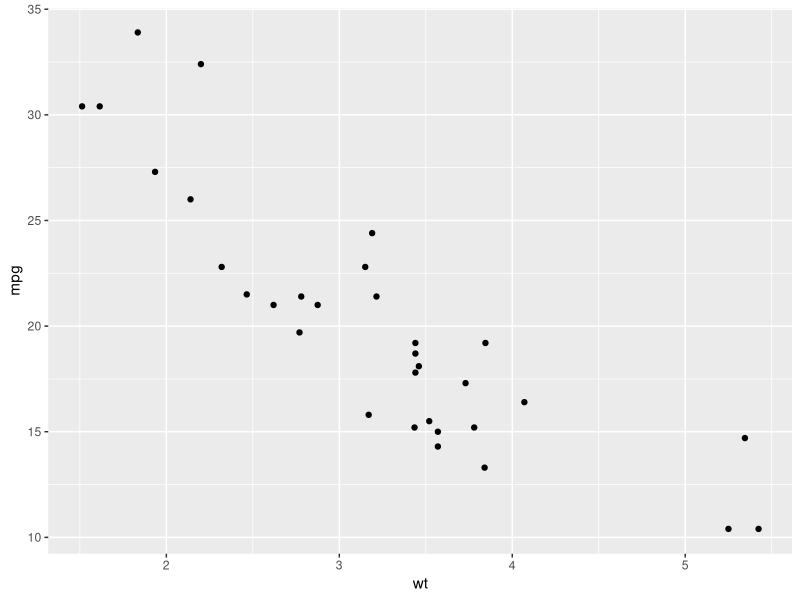
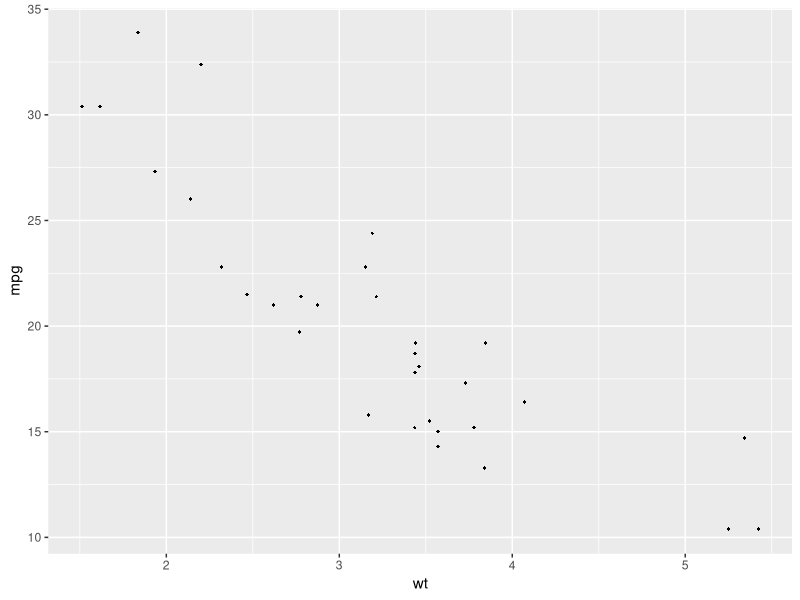
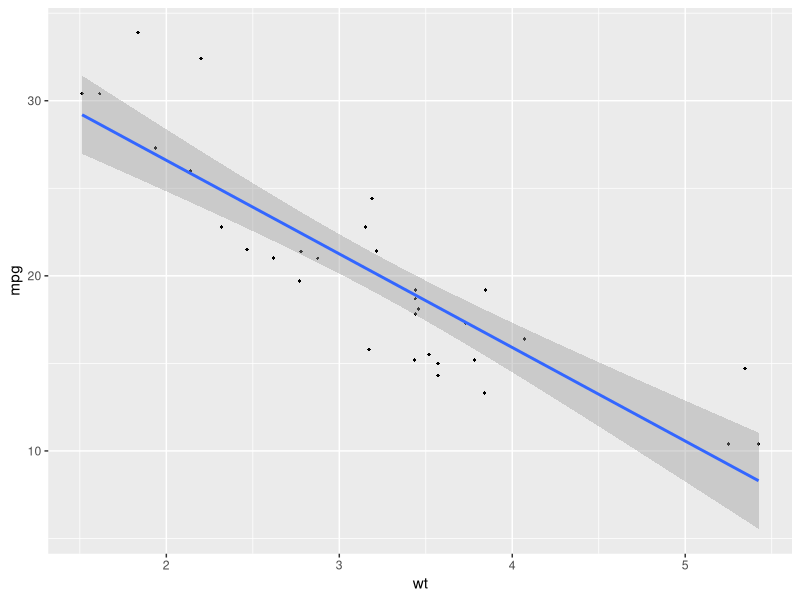
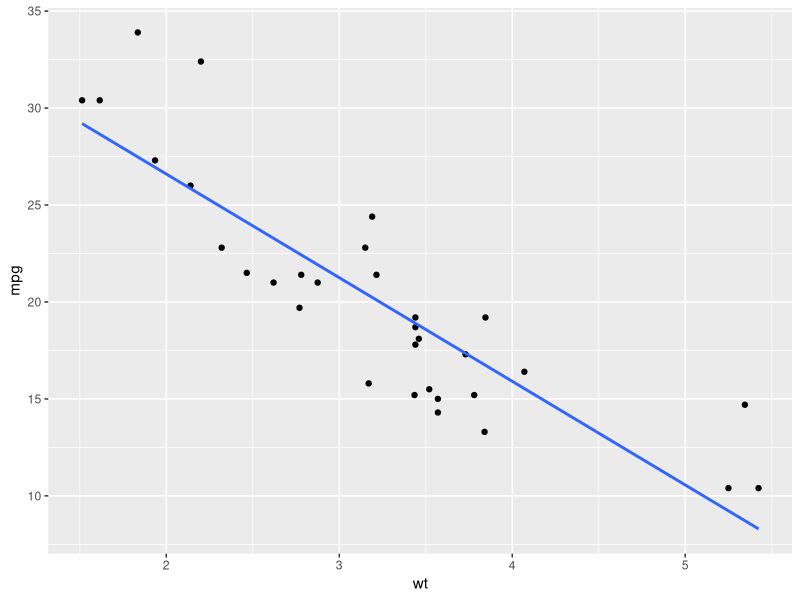
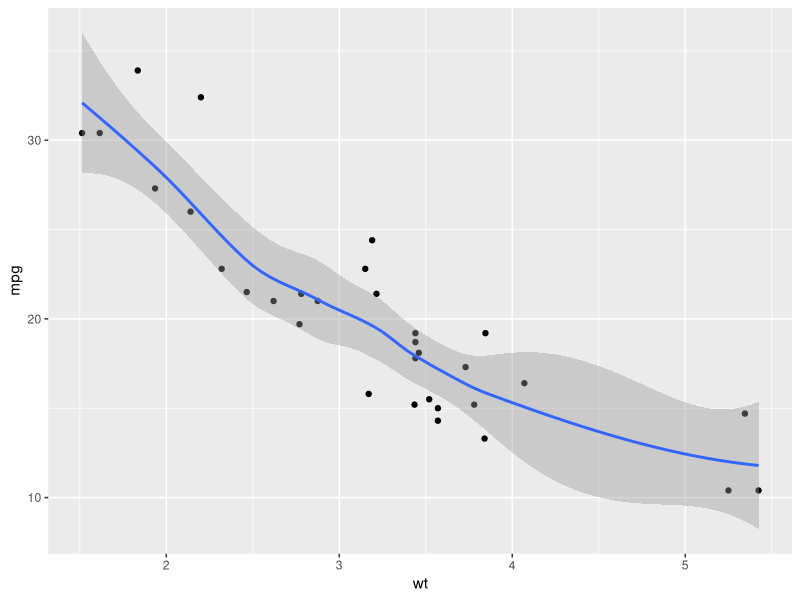
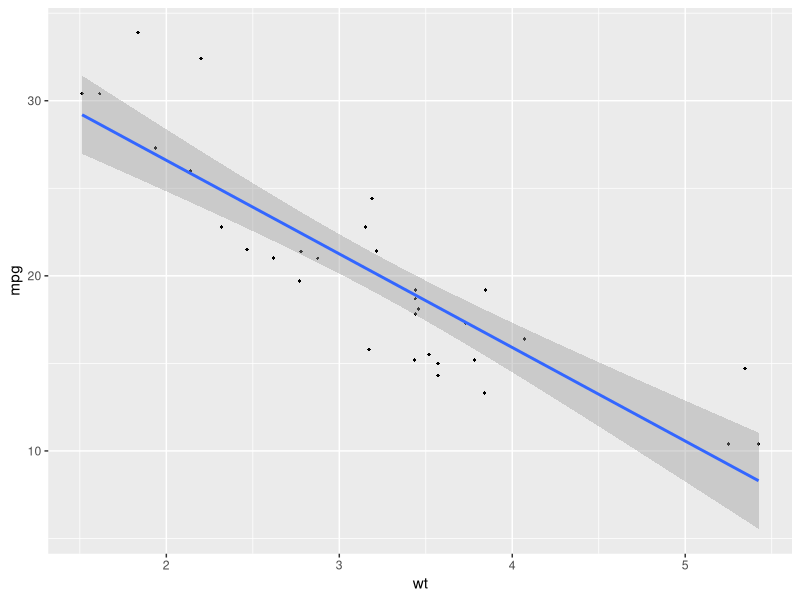
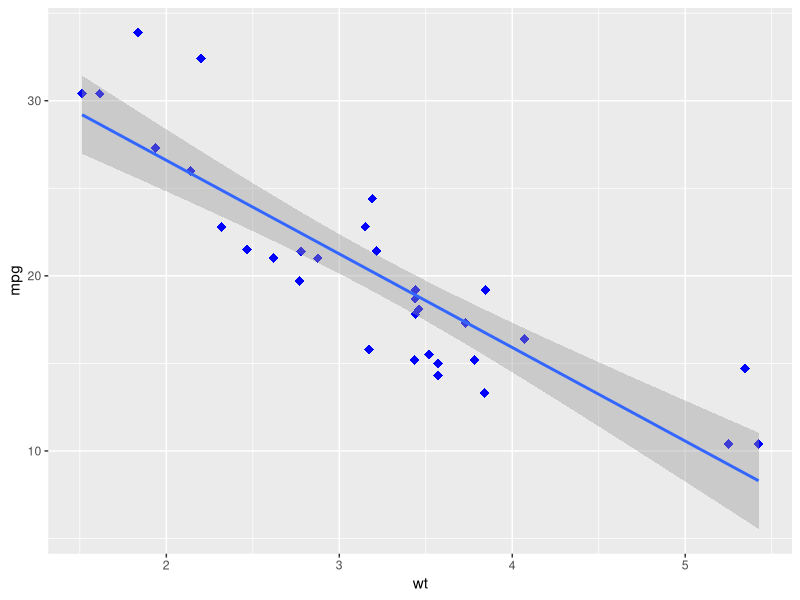
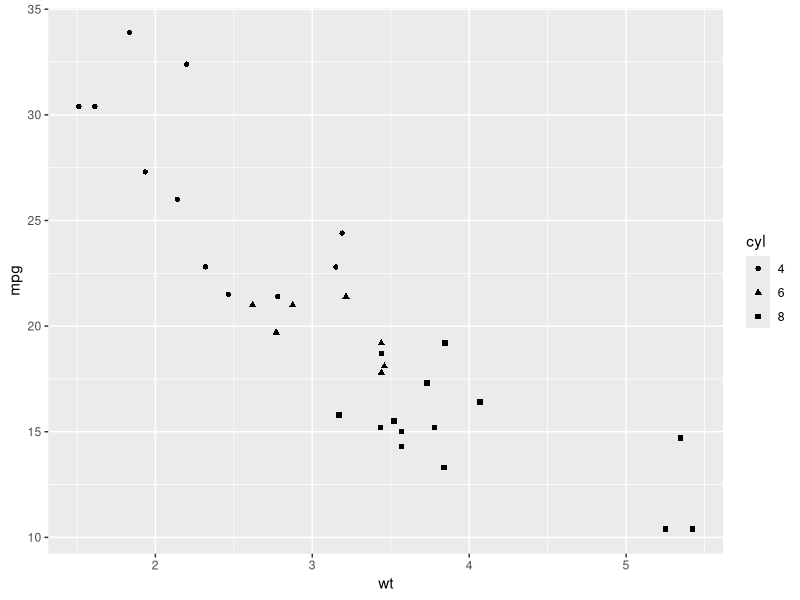

Write the R code that produced these figures, in order.
# install.packages("ggplot2")
library(ggplot2)

dataset = mtcars

# Generating a basic scatter plot
ggplot(dataset, aes(x = wt, y = mpg)) +
  geom_point()

# Changing the point size and shape
ggplot(dataset, aes(x = wt, y = mpg)) +
  geom_point(size=1, shape=18)

# Adding the regression line
ggplot(dataset, aes(x = wt, y = mpg)) +
geom_point(size=1, shape=18) +
  geom_smooth(method = lm)
geom_smooth(method = lm)

# Removing the confident interval
ggplot(dataset, aes(x=wt, y=mpg)) +
geom_point() +  
geom_smooth(method = lm, se = FALSE)  

# Loess method
ggplot(dataset, aes(x=wt, y=mpg)) +
  geom_point() +  
  geom_smooth()

# Change the line type and color
ggplot(dataset, aes(x = wt, y = mpg)) +
geom_point(size=1, shape=18) +
  geom_smooth(method = lm)
geom_smooth(method = lm, linetype = "dashed",
            color="darkblue")
geom_smooth(method = lm, linetype = "dotted",
            color="darkblue")

# Changing the confidence interval color
ggplot(dataset, aes(x = wt, y = mpg)) +
  geom_point(size=3, shape=18, color = "blue") +
  geom_smooth(method = lm)
geom_smooth(method = lm, linetype = "dashed",
            color="darkred", fill= "blue")
# Scatter plot with multiple groups

dataset$cyl
# Converting the cyl colunm from a numeric to factor variable
dataset$cyl = as.factor(dataset$cyl)

# Changing the point shapes by the levels of cyl
ggplot(dataset, aes(x= wt, y=mpg, shape= cyl))+
 geom_point()        

# Changing the point shapes and colors
ggplot(dataset, aes(x= wt, y=mpg, shape= cyl, color= cyl))+
  geom_point() 

ggplot(dataset, aes(x= wt, y=mpg, shape= cyl, color= cyl, size=cyl,))+
  geom_point() 
